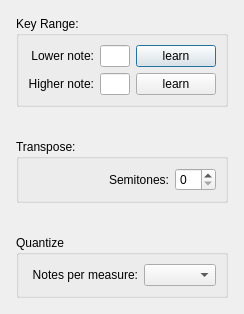
<?xml version="1.0" encoding="UTF-8"?>
<ui version="4.0">
 <class>MidiToolsDialog</class>
 <widget class="QDialog" name="MidiToolsDialog">
  <property name="geometry">
   <rect>
    <x>0</x>
    <y>0</y>
    <width>231</width>
    <height>293</height>
   </rect>
  </property>
  <property name="sizePolicy">
   <sizepolicy hsizetype="Preferred" vsizetype="Maximum">
    <horstretch>0</horstretch>
    <verstretch>0</verstretch>
   </sizepolicy>
  </property>
  <property name="windowTitle">
   <string>Dialog</string>
  </property>
  <layout class="QVBoxLayout" name="verticalLayout">
   <property name="spacing">
    <number>32</number>
   </property>
   <property name="leftMargin">
    <number>16</number>
   </property>
   <property name="topMargin">
    <number>16</number>
   </property>
   <property name="rightMargin">
    <number>16</number>
   </property>
   <property name="bottomMargin">
    <number>16</number>
   </property>
   <item>
    <widget class="QGroupBox" name="groupBoxKeyRange">
     <property name="sizePolicy">
      <sizepolicy hsizetype="Preferred" vsizetype="Maximum">
       <horstretch>0</horstretch>
       <verstretch>0</verstretch>
      </sizepolicy>
     </property>
     <property name="title">
      <string>Key Range:</string>
     </property>
     <layout class="QVBoxLayout" name="verticalLayout_2">
      <item>
       <layout class="QHBoxLayout" name="horizontalLayout">
        <item>
         <widget class="QLabel" name="labelLowerNote">
          <property name="text">
           <string>Lower note:</string>
          </property>
          <property name="alignment">
           <set>Qt::AlignRight|Qt::AlignTrailing|Qt::AlignVCenter</set>
          </property>
         </widget>
        </item>
        <item>
         <widget class="QLineEdit" name="textFieldLowerNote">
          <property name="sizePolicy">
           <sizepolicy hsizetype="Fixed" vsizetype="Fixed">
            <horstretch>0</horstretch>
            <verstretch>0</verstretch>
           </sizepolicy>
          </property>
          <property name="minimumSize">
           <size>
            <width>30</width>
            <height>0</height>
           </size>
          </property>
          <property name="maximumSize">
           <size>
            <width>30</width>
            <height>16777215</height>
           </size>
          </property>
          <property name="inputMask">
           <string notr="true"/>
          </property>
         </widget>
        </item>
        <item>
         <widget class="QPushButton" name="buttonLearnLowerNote">
          <property name="sizePolicy">
           <sizepolicy hsizetype="Maximum" vsizetype="Fixed">
            <horstretch>0</horstretch>
            <verstretch>0</verstretch>
           </sizepolicy>
          </property>
          <property name="text">
           <string>learn</string>
          </property>
         </widget>
        </item>
       </layout>
      </item>
      <item>
       <layout class="QHBoxLayout" name="horizontalLayout_2">
        <item>
         <widget class="QLabel" name="labelHigherNote">
          <property name="text">
           <string>Higher note:</string>
          </property>
          <property name="alignment">
           <set>Qt::AlignRight|Qt::AlignTrailing|Qt::AlignVCenter</set>
          </property>
         </widget>
        </item>
        <item>
         <widget class="QLineEdit" name="textFieldHigherNote">
          <property name="sizePolicy">
           <sizepolicy hsizetype="Fixed" vsizetype="Fixed">
            <horstretch>0</horstretch>
            <verstretch>0</verstretch>
           </sizepolicy>
          </property>
          <property name="minimumSize">
           <size>
            <width>30</width>
            <height>0</height>
           </size>
          </property>
          <property name="maximumSize">
           <size>
            <width>30</width>
            <height>16777215</height>
           </size>
          </property>
         </widget>
        </item>
        <item>
         <widget class="QPushButton" name="buttonLearnLowerNote_2">
          <property name="sizePolicy">
           <sizepolicy hsizetype="Maximum" vsizetype="Fixed">
            <horstretch>0</horstretch>
            <verstretch>0</verstretch>
           </sizepolicy>
          </property>
          <property name="text">
           <string>learn</string>
          </property>
         </widget>
        </item>
       </layout>
      </item>
     </layout>
    </widget>
   </item>
   <item>
    <widget class="QGroupBox" name="groupBoxTranspose">
     <property name="sizePolicy">
      <sizepolicy hsizetype="Preferred" vsizetype="Maximum">
       <horstretch>0</horstretch>
       <verstretch>0</verstretch>
      </sizepolicy>
     </property>
     <property name="title">
      <string>Transpose:</string>
     </property>
     <layout class="QVBoxLayout" name="verticalLayout_3">
      <item>
       <layout class="QHBoxLayout" name="horizontalLayout_3">
        <item>
         <widget class="QLabel" name="label_5">
          <property name="text">
           <string>Semitones:</string>
          </property>
          <property name="alignment">
           <set>Qt::AlignRight|Qt::AlignTrailing|Qt::AlignVCenter</set>
          </property>
         </widget>
        </item>
        <item>
         <widget class="QSpinBox" name="spinBox">
          <property name="sizePolicy">
           <sizepolicy hsizetype="Fixed" vsizetype="MinimumExpanding">
            <horstretch>0</horstretch>
            <verstretch>0</verstretch>
           </sizepolicy>
          </property>
         </widget>
        </item>
       </layout>
      </item>
     </layout>
    </widget>
   </item>
   <item>
    <widget class="QGroupBox" name="groupBoxQuantize">
     <property name="sizePolicy">
      <sizepolicy hsizetype="Preferred" vsizetype="Maximum">
       <horstretch>0</horstretch>
       <verstretch>0</verstretch>
      </sizepolicy>
     </property>
     <property name="title">
      <string>Quantize</string>
     </property>
     <layout class="QHBoxLayout" name="horizontalLayout_4">
      <item>
       <widget class="QLabel" name="label_6">
        <property name="text">
         <string>Notes per measure:</string>
        </property>
        <property name="alignment">
         <set>Qt::AlignRight|Qt::AlignTrailing|Qt::AlignVCenter</set>
        </property>
       </widget>
      </item>
      <item>
       <widget class="QComboBox" name="comboBox">
        <property name="sizePolicy">
         <sizepolicy hsizetype="Maximum" vsizetype="Fixed">
          <horstretch>0</horstretch>
          <verstretch>0</verstretch>
         </sizepolicy>
        </property>
       </widget>
      </item>
     </layout>
    </widget>
   </item>
  </layout>
 </widget>
 <resources/>
 <connections/>
</ui>
